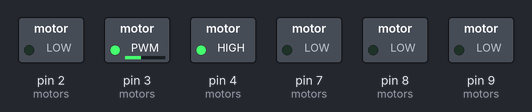
Simulated run of this sketch. Board: Arduino Uno, built with avr-gcc and run on an emulated ATmega328P. Shown: switched loads named in the sketch (green lamp = pin HIGH).

Above: at 0.05 s.
At 1.95 s:
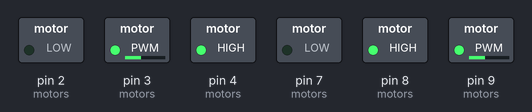
At 2.95 s:
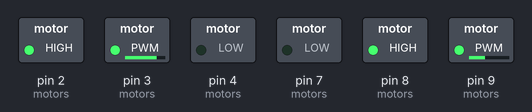
At 3.95 s:
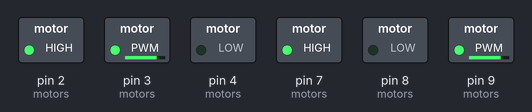
Timing chart, 0 to 5.2 s (numbered marks = the images above):
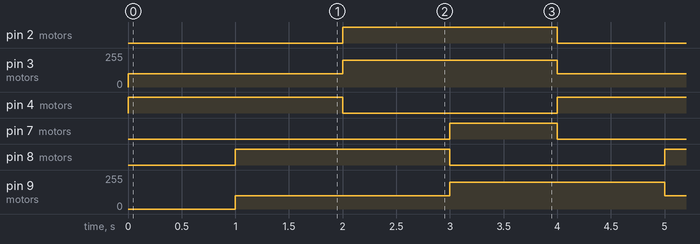

The sketch:

motor_drive_test.ino
```cpp
//配線：https://rb-station.com/blogs/article/l298n-arduino-dc-motor

int motors[2][3] = {{4,2,3},{8,7,9}};
void setup() {
    for(int i = 0; i < 2; i++){
        pinMode(motors[i][0], OUTPUT);
        pinMode(motors[i][1], OUTPUT);
        pinMode(motors[i][2], OUTPUT);
    }
}

void stop() {
  for (int i = 0; i < 2; i++) {
     digitalWrite(motors[i][0], LOW);
     digitalWrite(motors[i][1], LOW);
   }
}

// motorNum: 0,1 回転させるモーターの番号
// direction: -1,1 回転させる方向
// power: 0~255 回転スピード
void spin(int motorNum, int direction, int power) {
  if(direction == 1){
    digitalWrite(motors[motorNum][0], HIGH);
    digitalWrite(motors[motorNum][1], LOW);
  }
  if(direction == -1){
    digitalWrite(motors[motorNum][0], LOW);
    digitalWrite(motors[motorNum][1], HIGH);
  }
  analogWrite(motors[motorNum][2], power);
}

void loop() {
   spin(0,1,100);
   delay(1000);
   spin(1,1,100);
   delay(1000);
   spin(0,-1,200);
   delay(1000);
   spin(1,-1,200);
   delay(1000);
   stop();
}
```

Measured:
- by itself, pin 2 (motors), pin 4 (motors), pin 8 (motors): alternates HIGH for 2.0 s and LOW for 2.0 s
- by itself, pin 3 (motors), pin 9 (motors): alternates 200/255 for 2.0 s and 100/255 for 2.0 s
- by itself, pin 7 (motors): alternates HIGH for 1.0 s and LOW for 3.0 s
